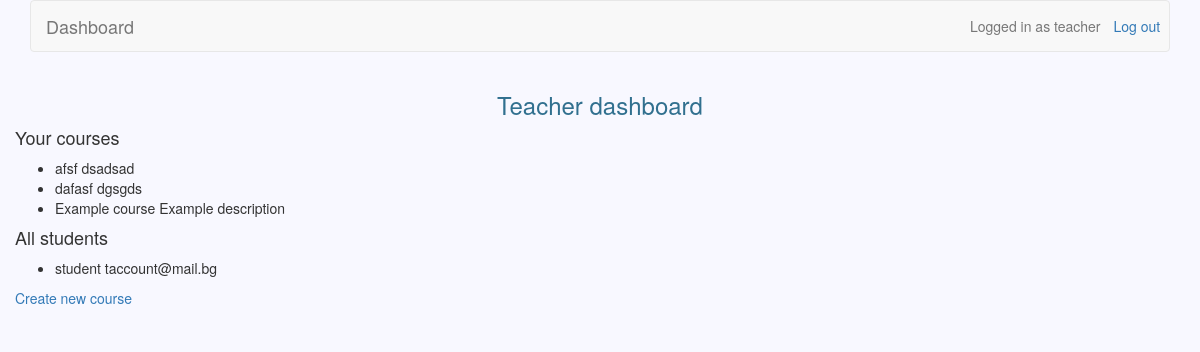
The app's page /teachers/ (signed in), older data.
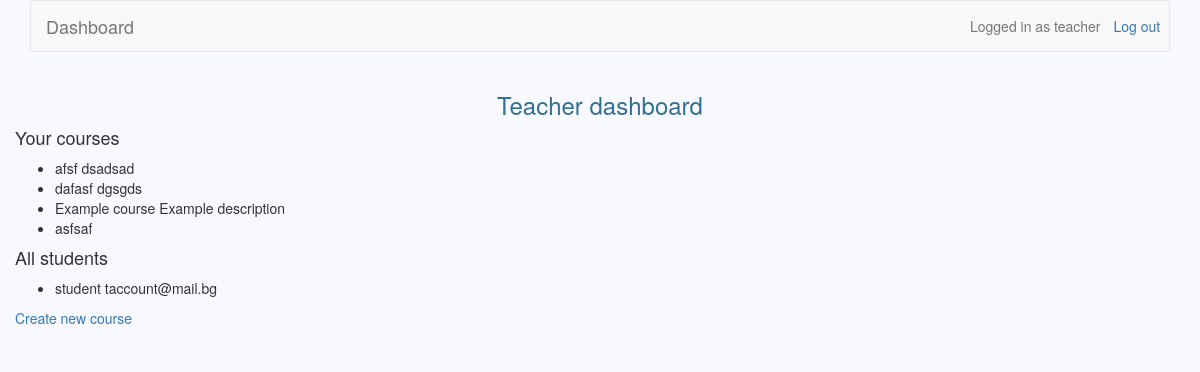
The same page, newer data.
### teachers/models.py (models this page shows)
class Course(models.Model):
	owner = models.CharField(max_length=30)
	name = models.CharField(max_length=30, unique=True, db_index=True)
	description = models.TextField(blank=True)
	created = models.DateTimeField(default=datetime.now)

### users/models.py (models this page shows, shortened)
class User(AbstractBaseUser):
	username = models.CharField(max_length=30, unique=True, db_index=True)
	email = models.EmailField(max_length=30)
	is_teacher = models.BooleanField(default=False)
	date_joined = models.DateTimeField(default=datetime.now)
	is_active = models.BooleanField(default=True)
	USERNAME_FIELD = 'username'
	objects = UserManager()

### teachers/views.py (the view)
@user_passes_test(teacher_check, login_url='/login')
def dashboard(request):
	courses = Course.objects.filter(owner=request.user)
	students = User.objects.filter(is_teacher=False)
	return render_to_response('teacher_dashboard.html', {'courses': courses, 'students': students},
		context_instance=RequestContext(request))

### teachers/views.py (called while the page is built)
def teacher_check(user):
    return user.is_teacher

### teachers/templates/teacher_dashboard.html
{% extends 'base.html' %}
{% block dashboard_redirect %}teachers{% endblock %}
{% block header_text %}
	{% if messages %}
	    {% for message in messages %}
	    	{{ message }}
	    {% endfor %}
	{% else %}
		Teacher dashboard
	{% endif %}
{% endblock %}
{% block dashboard %}
	<h4>Your courses</h4>
	<ul>
	    {% for course in courses %}
	        <li>{{ course.name }} {{ course.description }}</li>
	    {% endfor %}
	</ul>
	<h4>All students</h4>
	<ul>
	    {% for student in students %}
	        <li>{{ student.username }} {{ student.email }}</li>
	    {% endfor %}
	</ul>
	<a href="/teachers/create">Create new course</a>
{% endblock %}

Row changes from the older to the newer data that the page shows:
added Course: name "asfsaf"
